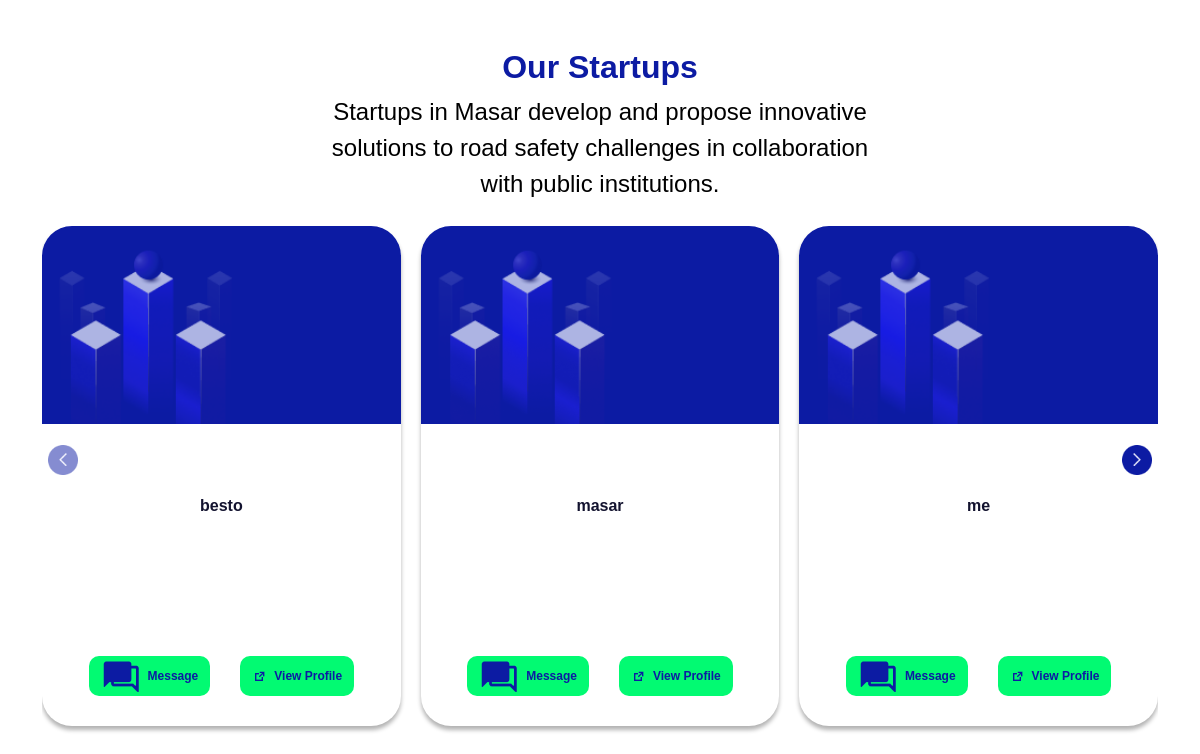
/front_office/pages/startup-cards.php, run on the app's committed database.
### tables this page shows
CREATE TABLE `startups` (
  `startup_id` int(11) NOT NULL,
  `user_id` int(11) DEFAULT NULL,
  `startup_name` varchar(150) NOT NULL,
  `unique_identifier` varchar(50) NOT NULL,
  `commercial_register` varchar(255) NOT NULL,
  `about_section` text DEFAULT NULL,
  `contact_email` varchar(255) DEFAULT NULL,
  `phone_number` varchar(20) DEFAULT NULL,
  `address` text DEFAULT NULL,
  `logo` varchar(255) DEFAULT NULL,
  `website_url` varchar(255) DEFAULT NULL,
  `facebook_link` varchar(255) DEFAULT NULL,
  `linkedin_link` varchar(255) DEFAULT NULL,
  `x_link` varchar(255) DEFAULT NULL,
  `instagram_link` varchar(255) DEFAULT NULL
);

### front_office/pages/startup-cards.php (the view, shortened to what this page needs)
<?php
include('../includes/db.php');
$query = "SELECT * FROM startups ORDER BY startup_name ASC";
$result = mysqli_query($conn, $query);
$startups = [];
while ($row = mysqli_fetch_assoc($result)) {
    $startups[] = $row;
}
?>
<!DOCTYPE html>
<html lang="en">
<head>
    <link href="https://cdn.jsdelivr.net/npm/bootstrap@5.1.3/dist/css/bootstrap.min.css" rel="stylesheet">
</head>
<body>
<div class="container py-5">
    <h2 class="text-center" style="font-family: 'IBM Plex Sans', sans-serif; font-weight: 700; font-size: 32px; color: #0C1BA3;">Our Startups</h2>
    <p class="text-center" style="font-family: 'IBM Plex Sans', sans-serif; font-weight: 500; font-size: 24px; color: #000000; width:50%; margin: 0 auto;">Startups in Masar develop and propose innovative solutions to road safety challenges in collaboration with public institutions.</p>
    <div class="carousel-wrapper mt-4 position-relative">
        <button class="carousel-arrow arrow-left" id="leftArrow" disabled style="opacity: 0.5;">
            <img src="left-arrow.png" alt="Left">
        </button>
        <div class="startup-cards-container" id="cardContainer">
            <?php foreach ($startups as $startup): ?>
                <div class="startup-card">
                    <div class="startup-card-inner">
                        <div class="card-top-bg">
                        </div>
                        <div class="startup-name"><?php echo htmlspecialchars((string)$startup['startup_name']); ?></div>
                        <div class="startup-about"><?php echo nl2br(htmlspecialchars((string)$startup['about_section'])); ?></div>
                        <div class="card-buttons">
                            <a href="<?php echo isset($_SESSION['user_id']) ? '..\chat\chat.php' : '#'; ?>" <?php if (!isset($_SESSION['user_id'])) echo 'data-bs-toggle="modal" data-bs-target="#loginModal"'; ?>>
                                <img src="../components/chat.png" alt="Message"> Message
                            </a>
                            <a href="view_startup_profile.php?id=<?php echo $startup['user_id']; ?>&type=startup">
                                <img src="profile.png" alt="Profile"> View Profile
                            </a>
                        </div>
                    </div>
                </div>
            <?php endforeach; ?>
        </div>
        <button class="carousel-arrow arrow-right" id="rightArrow">
            <img src="right-arrow.png" alt="Right">
        </button>
    </div>
</div>
</body>
</html>

### front_office/pages/startup-cards.php (style rules this page uses)
.carousel-wrapper { position: relative; overflow: hidden; }
.startup-cards-container { display: flex; width: 100%; gap: 0; transition: transform 0.5s ease; }
.startup-card { flex: 0 0 calc((100% - 40px) / 3); margin-right: 20px; margin-bottom:20px ; }
.startup-card-inner { border-radius: 30px; box-shadow: 0 4px 4px rgba(0, 0, 0, 0.3); overflow: hidden; height: 500px; background: #fff; display: flex; flex-direction: column; align-items: center; }
.card-top-bg { width: 100%; height: 198px; background-image: url('bg1.png'); background-size: cover; background-position: center; position: relative; }
.startup-name { font-family: 'IBM Plex Sans', sans-serif; font-weight: bold; font-size: 16px; color: #13132F; margin-top: 70px; text-align: center; }
.startup-about { font-family: 'IBM Plex Sans', sans-serif; font-size: 12px; color: #000; text-align: center; padding: 0 20px; flex-grow: 1; }
.card-buttons { display: flex; justify-content: center; gap: 30px; margin-bottom: 30px; height:40px; width:300px; }
.card-buttons a { background-color: #02FA72; color: #0C1BA3; border-radius: 10px; font-family: 'IBM Plex Sans', sans-serif; font-weight: bold; font-size: 12px; padding: 6px 12px; display: flex; align-items: center; gap: 6px; text-decoration: none; }
.carousel-arrow { position: absolute; top: 45%; transform: translateY(-50%); background: none; border: none; z-index: 2; }
.carousel-arrow img { width: 30px; height: auto; }
.arrow-left { left: 0; }
.arrow-right { right: 0; }

### data on the page
startups: startup_name "besto"
startups: startup_name "masar"
startups: startup_name "me"
